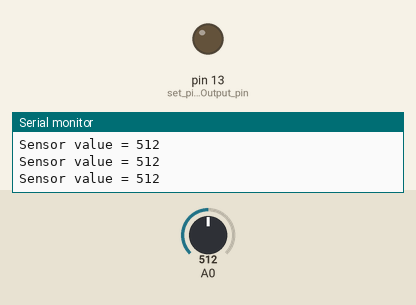
The sketch below on a simulated Arduino Uno, built with avr-gcc and run on an emulated ATmega328P. Parts: output pins drawn as LEDs (lit = HIGH), the last lines printed to the serial monitor. The test bench sets the inputs (shaded band); at power-on: A0 = 512.

Above: at 1.2 s.
1.3 s: A0 set to 584
2.8 s: A0 set to 617
At 4.0 s:
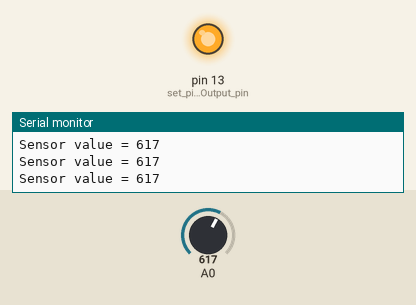
4.3 s: A0 set to 590
At 5.0 s:
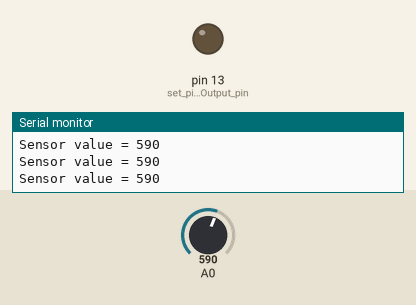
5.8 s: A0 set to 610
At 6.9 s:
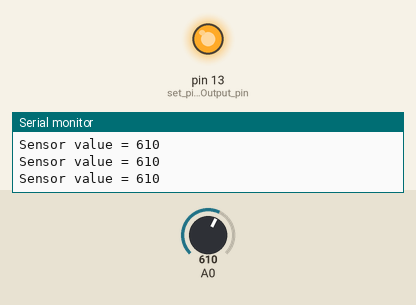
Timing chart, 0 to 8.8 s (numbered marks = the images above; inputs shaded):
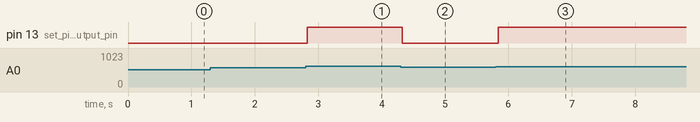

Measured:
- the behaviour switches between 600 and 601 on A0 (found by bisection; images 0 and 1)
- after the input at 2.8 s, pin 13 (set_pin_13_as_Output_pin): LOW → HIGH at once
- after the input at 4.3 s, pin 13 (set_pin_13_as_Output_pin): HIGH → LOW at once
- after the input at 5.8 s, pin 13 (set_pin_13_as_Output_pin): LOW → HIGH at once

The sketch:

Control_LED_based_on_object_detection.ino
```cpp
void setup() {
Serial.begin(9600); //initialize serial comm with baud rate 9600,
pinMode(13, OUTPUT); // set pin 13 as Output pin
}

void loop() {
// value of A0 > 600 when object is detected, cz object reflects more as it moves closer
int sensor = analogRead(A0);
Serial.println("Sensor value = " + String(sensor));
if(sensor > 600) {
  digitalWrite(13, HIGH);
}
else {
  digitalWrite(13, LOW);
}
}
```
